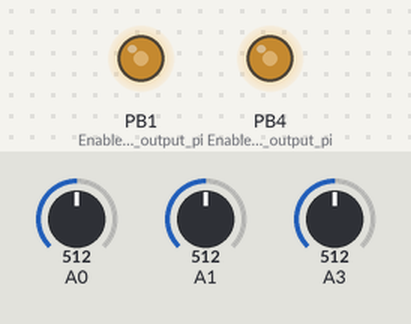
Bench run of a sketch on a simulated ATtiny85, built with avr-gcc and run on an emulated ATtiny85. Parts: output pins drawn as LEDs (lit = HIGH). The test bench sets the inputs (shaded band); at power-on: A0 = 512, A1 = 512, A3 = 512.

Above: at 1.2 s.
1.3 s: A0 set to 716
At 2.5 s:
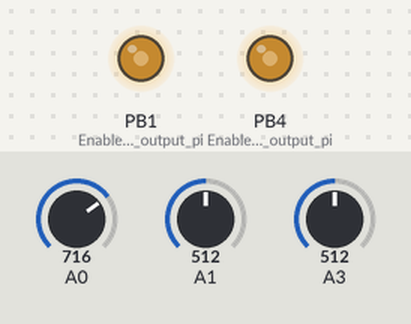
2.8 s: A1 set to 69
4.3 s: A1 set to 58
At 4.7 s:
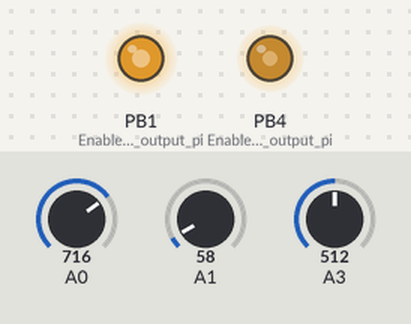
Timing chart, 0 to 7.3 s (numbered marks = the images above; inputs shaded):
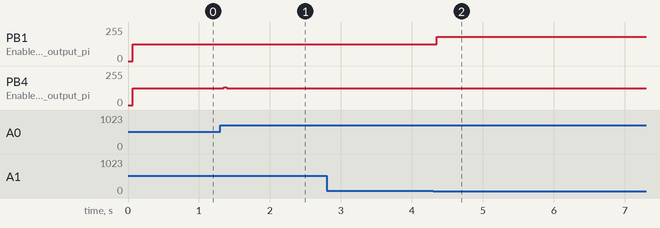

The sketch:

lissajuice.ino
```cpp
// (licence header left out)
#include <Arduino.h>
#define NOINIT __attribute__ ((section (".noinit")))

// Don't initialise these on reset
int Wave NOINIT;
unsigned int Freq NOINIT;
int8_t Sinewave[256] NOINIT;

typedef void (*wavefun_t)();

const unsigned int ReadingsCount = 10;
unsigned int readIndex = 0;

unsigned int Acc1FreqReadings[ReadingsCount];
unsigned int Acc1FreqTotal = 0;
unsigned int Acc2FreqReadings[ReadingsCount];
unsigned int Acc2FreqTotal = 0;
unsigned int Acc2OffsetReadings[ReadingsCount];
unsigned int Acc2OffsetTotal = 0;

// Direct Digital Synthesis **********************************************

volatile unsigned int Acc1Freq, Acc2Freq, Acc2Offset;
volatile unsigned int Acc1, Acc2, Jump;
volatile signed int X, Y;

void SetupDDS () {
  // Enable 64 MHz PLL and use as source for Timer1
  PLLCSR = 1<<PCKE | 1<<PLLE;

  // Set up Timer/Counter1 for PWM output
  TIMSK = 0;                               // Timer interrupts OFF
  TCCR1 = 1<<PWM1A | 2<<COM1A0 | 1<<CS10;  // PWM A, clear on match, 1:1 prescale
  GTCCR = 1<<PWM1B | 3<<COM1B0;            // PWM B, clear on match
  pinMode(1, OUTPUT);                      // Enable OC1A PWM output pin
  pinMode(4, OUTPUT);                      // Enable OC1B PWM output pin

  // Set up Timer/Counter0 for 20kHz interrupt to output samples.
  TCCR0A = 3<<WGM00;                       // Fast PWM
  TCCR0B = 1<<WGM02 | 2<<CS00;             // 1/8 prescale
  TIMSK = 1<<OCIE0A;                       // Enable compare match, disable overflow
  OCR0A = 60;                              // Divide by 61
}

// Calculate sine wave
void CalculateSine () {
  int X=0, Y=8180;
  for (int i=0; i<256; i++) {
    X = X + (Y*4)/163;
    Y = Y - (X*4)/163;
    Sinewave[i] = X>>6;
  }
}

void Sine () {
  OCR1A = Sinewave[Acc1>>8] + 128;
  OCR1B = Sinewave[Acc2>>8] + 128;
}

void Sawtooth () {
  OCR1A = Acc1 >> 8;
  OCR1B = Acc2 >> 8;
}

void Triangle () {
  int8_t temp, mask;
  temp = Acc1>>8;
  mask = temp>>7;
  temp = temp ^ mask;
  OCR1A = temp<<1;
  temp = Acc2>>8;
  mask = temp>>7;
  temp = temp ^ mask;
  OCR1B = temp<<1;
}

void Chainsaw () {
  int8_t temp, mask, top;
  temp = Acc1>>8;
  mask = temp>>7;
  top = temp & 0x80;
  temp = (temp ^ mask) | top;
  OCR1A = temp;
  temp = Acc2>>8;
  mask = temp>>7;
  top = temp & 0x80;
  temp = (temp ^ mask) | top;
  OCR1B = temp;
}

const int nWaves = 4;
wavefun_t Waves[nWaves] = {Sine, Triangle, Sawtooth, Chainsaw};
wavefun_t Wavefun;

ISR(TIM0_COMPA_vect) {
  Acc1 = Acc1 + Jump * Acc1Freq;
  Acc2 = Acc2 + Jump * Acc2Freq + Acc2Offset - 64;
  Wavefun();
}

// Setup **********************************************

void setup() {
  pinMode(0, INPUT);
  pinMode(1, INPUT);
  pinMode(3, INPUT);
  for (unsigned int i = 0; i < ReadingsCount; i++) {
    Acc1FreqReadings[i]   = 0;
    Acc2FreqReadings[i]   = 0;
    Acc2OffsetReadings[i] = 0;
  }
  Acc1Freq = 1;
  Acc2Freq = 1;
  Acc2Offset = 0;
  Freq = 100;
  Wave = 0;
  Wavefun = Waves[Wave];
  CalculateSine();
  SetupDDS();
  Jump = Freq*4;
}

// Everything done by interrupts
void loop() {
  Acc1FreqTotal   = Acc1FreqTotal   - Acc1FreqReadings[readIndex];
  Acc2FreqTotal   = Acc2FreqTotal   - Acc2FreqReadings[readIndex];
  Acc2OffsetTotal = Acc2OffsetTotal - Acc2OffsetReadings[readIndex];

  Acc1FreqReadings[readIndex] = analogRead(1) >> 6;
  Acc1FreqTotal = Acc1FreqTotal + Acc1FreqReadings[readIndex];
  Acc1Freq = Acc1FreqTotal / ReadingsCount;

  // offset as it's on the reset pin and we need to keep that above ~2.2v
  Acc2FreqReadings[readIndex] = (analogRead(0) - 675) >> 5;
  Acc2FreqTotal = Acc2FreqTotal + Acc2FreqReadings[readIndex];
  Acc2Freq = Acc2FreqTotal / ReadingsCount;

  Acc2OffsetReadings[readIndex] = analogRead(3) >> 3;
  Acc2OffsetTotal = Acc2OffsetTotal + Acc2OffsetReadings[readIndex];
  Acc2Offset = Acc2OffsetTotal / ReadingsCount;

  readIndex++;
  if (readIndex >= ReadingsCount) {
    readIndex = 0;
  }

  delay(100);
}
```

Measured:
- the behaviour switches between 64 and 63 on A1 (found by bisection; images 1 and 2)
- after the input at 1.3 s, PB4 (Enable_OC1B_PWM_output_pi): 126/255 → 134/255 after 0.05 s, → 126/255 0.04 s later
- after the input at 2.8 s, every drawn part: stays the same
- after the input at 4.3 s, PB1 (Enable_OC1A_PWM_output_pi): 126/255 → 182/255 after 0.05 s
